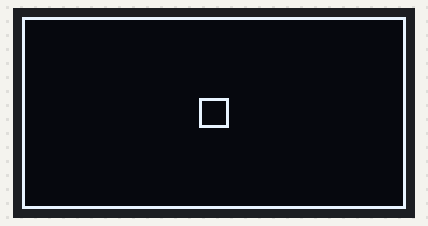
The sketch below on a simulated Arduino Uno, built with avr-gcc and run on an emulated ATmega328P. On the bench: 128×64 one-colour display.

Above: at 0.21 s.
At 4.73 s:
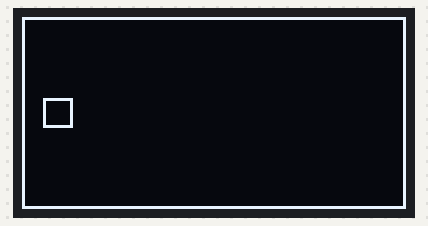
At 9.88 s:
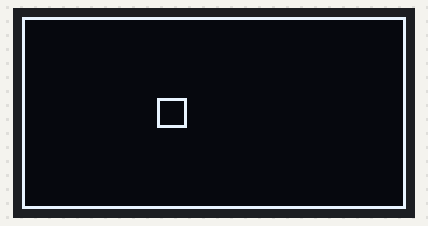
At 19.81 s:
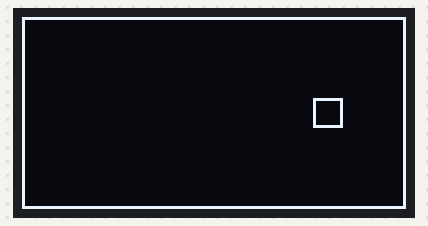
At 29.74 s:
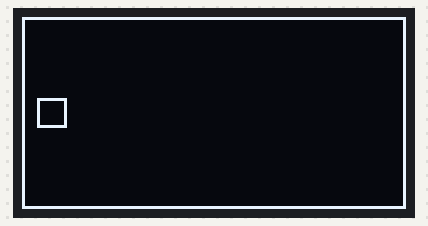
At 39.68 s:
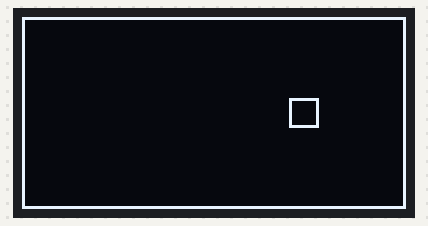

The sketch:

flybox1.ino
```cpp
#include <Arduino.h>
#include <U8g2lib.h>
#include <Wire.h>

U8G2_SH1106_128X64_NONAME_F_HW_I2C u8g2(U8G2_R0, U8X8_PIN_NONE, SCL, SDA);

void setup()
{
  u8g2.begin();
}

int bx = 128/2-5;
int by = 64/2-5;
int direction = 1;

void loop()
{
  u8g2.clearBuffer();

  u8g2.drawFrame(0, 0, 128, 64);
  u8g2.drawFrame(bx, by, 10, 10);

  bx = bx + direction;

  if (bx+10 >= 127)
    direction = -1;
  if (bx <= 1)
    direction = 1;

  u8g2.sendBuffer();
}
```
